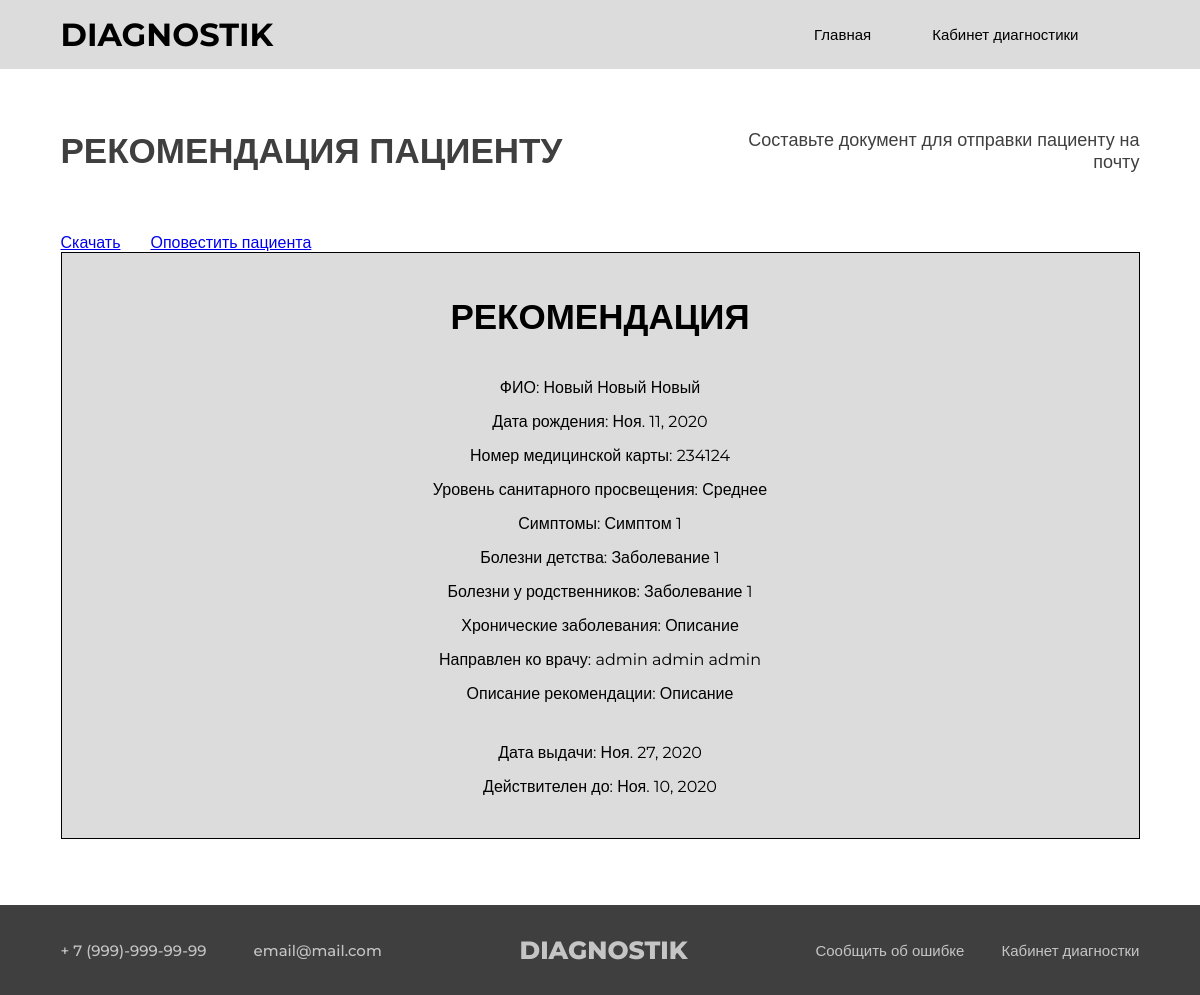
The page /patient/1/detail on the database its author committed.
### app/models.py (models this page shows, shortened)
class Patient(models.Model):
    surname_patient             = models.CharField(max_length=50, verbose_name='Фамилия пациента', null=True, blank=True)
    name_patient                = models.CharField(max_length=50, verbose_name='Имя пациента', null=True, blank=True)
    middlename_patient          = models.CharField(max_length=50, verbose_name='Отчество пациента', null=True, blank=True)
    email                       = models.EmailField(verbose_name='Почта', max_length=254, null=True, blank=True)
    birthday_patient            = models.DateField(max_length=50, verbose_name='День рождение пациента', null=True, blank=True)
    gender_patient              = models.CharField(max_length=50, verbose_name='Пол пациента', null=True, blank=True)
    enlightenment_patient       = models.CharField(max_length=50, verbose_name='Санитарное просвящение пациента', null=True, blank=True)
    number_of_medical_card      = models.CharField(max_length=50, verbose_name='Номер медицинской карты', null=True, blank=True)
    symptoms_patient            = models.ManyToManyField('Symptom', verbose_name="Симптомы", related_name = 'symptoms_patient' , blank=True)
    childhood_diseases          = models.ManyToManyField('Disease', verbose_name="Болезни детства", related_name = 'childhood_diseases', blank=True)
    relatives_diseases          = models.ManyToManyField('Disease', verbose_name="Болезни у родственников", related_name = 'relatives_diseases', blank=True)
    chronic_disease             = models.CharField(max_length=250, verbose_name='Хронические заболевания', null=True)
    description_recommendation  = models.CharField(max_length=200, verbose_name='Описание рекомендации',default="-", null=True, blank=True)
    date_recommendation         = models.DateField(max_length=50, verbose_name='Дата выдачи рекомендации', null=True, blank=True)
    period_recommendation       = models.DateField( verbose_name='Период времени', null=True, blank=True)
    fk_account                  = models.ForeignKey(Account, on_delete = models.DO_NOTHING, verbose_name = 'Врач', null=True)
    class Meta:
        verbose_name            = "Пациент"
        verbose_name_plural     = "Пациенты"

class Symptom(models.Model):
    name_symptom            = models.CharField(max_length=50, verbose_name='Наименование симптома', null=False)
    description_symptom     = models.CharField(max_length=200, verbose_name='Описание симптома', null=False)
    class Meta:
        verbose_name            = "Симптом"
        verbose_name_plural     = "Симптомы"

class Disease(models.Model):
    name_disease                                = models.CharField(max_length=50, verbose_name='Наименование заболевания', null=False)
    description_disease                         = models.TextField(verbose_name='Описание заболевания', null=False)
    number_of_patients                          = models.IntegerField(verbose_name='Количество заболевших', null=True, default=0)
    symptoms                                    = models.ManyToManyField(Symptom, verbose_name="Симптом", related_name='diseases')
    status_genetic_predisposition               = models.BooleanField( verbose_name='Наличие генетических предрасположенностей', default=False)
    description_genetic_predisposition          = models.TextField(verbose_name='Описание генетической предрасположенности', null=True, blank=True, default='-')
    class Meta:
        verbose_name            = "Заболевание"
        verbose_name_plural     = "Заболевания"

### account/models.py (models this page shows, shortened)
class Account(AbstractBaseUser):
    username            = models.CharField(max_length=30, unique=True, verbose_name='Логин')
    surname_doctor      = models.CharField(max_length=50, verbose_name='Фамилия врача', null=True)
    name_doctor         = models.CharField(max_length=50, verbose_name='Имя врача', null=True)
    middlename_doctor   = models.CharField(max_length=50, verbose_name='Отчество врача', null=True)
    date_joined         = models.DateTimeField(max_length=50, verbose_name='Дата регистраци', null=True, auto_now_add=True)
    last_login          = models.DateTimeField(max_length=50, verbose_name='Дата последнего входа', null=True, auto_now=True)
    positions_doctor    = models.ForeignKey(Positions, on_delete = models.DO_NOTHING, verbose_name = 'Должность', null=True)
    diseases            = models.ManyToManyField(to='app.Disease', verbose_name="Заболевания", blank='True')
    is_staff            = models.BooleanField(verbose_name='Доктор-администратор',default = False)
    is_admin            = models.BooleanField(default = False)
    is_active           = models.BooleanField(default = True)
    is_superuser        = models.BooleanField(default = False)
    USERNAME_FIELD = 'username'
    REQUIRED_FIELDS = ['surname_doctor', 'name_doctor', 'middlename_doctor']
    objects = MyAccountManager()
    def __str__(self):
        return self.surname_doctor + ' ' + self.name_doctor + ' ' + self.middlename_doctor
    class Meta:
        verbose_name = "Аккаунт"
        verbose_name_plural = "Аккаунты"

### app/views.py (the view)
# urls.py: path('patient/<int:pk>/detail', views.patientDetailView.as_view(), name='patient_detail'),
class patientDetailView(DetailView):
    model = Patient
    form_class = PatientForm
    template_name = 'app/result_patient.html'
    context_object_name = 'patient'

### app/templates/app/result_patient.html (shortened to what this page needs)
{% extends 'app/BASE.html' %} {% load static %} {% block title %}Результат диагностики{% endblock %} {% block content %}
<section class="title">
    <div class="all_container">
        <div class="title_inner">
            <h1 class="name">РЕКОМЕНДАЦИЯ ПАЦИЕНТУ</h1>
            <h2 class="subname">Составьте документ для отправки пациенту на почту</h2>
        </div>
    </div>
</section>
<form action="" method="POST">
    <section class="main">
        <div class="all_container">
            <div class="all_links">
                <a class="all_link" href="{% url 'export_users_xls' patient.pk  %}">Скачать</a>
                <a class="all_link" href="{% url 'inform' patient.pk  %}">Оповестить пациента</a>
            </div>
            <div class="result_block">
                <div class="result_inner">
                    <p class="result_title">РЕКОМЕНДАЦИЯ</p>
                    <div class="result_subtitles">
                        <p class="result_subtitle">ФИО: {{ patient.surname_patient}} {{ patient.name_patient}} {{ patient.middlename_patient}}</p>
                        <p class="result_subtitle">Дата рождения: {{ patient.birthday_patient}}</p>
                        <p class="result_subtitle">Номер медицинской карты: {{ patient.number_of_medical_card}}</p>
                        <p class="result_subtitle">Уровень санитарного просвещения: {{ patient.enlightenment_patient}}</p>
                        <p class="result_subtitle">Симптомы: {% for s in patient.symptoms_patient.all %} {{ s.name_symptom}} {% endfor %}</p>
                        <p class="result_subtitle">Болезни детства: {% for s in patient.childhood_diseases.all %} {{ s.name_disease}} {% endfor %}</p>
                        <p class="result_subtitle">Болезни у родственников: {% for s in patient.relatives_diseases.all %} {{ s.name_disease}} {% endfor %}</p>
                        <p class="result_subtitle">Хронические заболевания: {{patient.chronic_disease}}</p>
                        <p class="result_subtitle">Направлен ко врачу: {{patient.fk_account}}</p>
                        <p class="result_subtitle">Описание рекомендации: {{patient.description_recommendation}}</p>
                        <p class="result_subtitle date">Дата выдачи: {{patient.date_recommendation}}</p>
                        <p class="result_subtitle">Действителен до: {{patient.period_recommendation}}</p>
                    </div>
                </div>
            </div>
        </div>
    </section>
</form>
{% endblock %}

### app/static/app/css/style_diagnost.css (style rules this page uses)
* { margin: 0; padding: 0; -webkit-box-sizing: border-box; box-sizing: border-box; font-family: "Montserrat", sans-serif; }
.main { margin-bottom: 66px; }
.title { margin-top: 60px; margin-bottom: 60px; }
.all_container { max-width: 1079px; width: 100%; margin: 0 auto; }
.title_inner { display: -webkit-box; display: -ms-flexbox; display: flex; -webkit-box-pack: justify; -ms-flex-pack: justify; justify-content: space-between; }
.name { font-weight: 600; font-size: 35px; line-height: 43px; color: #3f3f3f; }
.subname { width: 393px; font-weight: 500; font-size: 18px; line-height: 22px; text-align: right; color: #3f3f3f; }
.result_block { position: relative; text-align: center; background: #DCDCDC; border: 1px solid #000000; }
.result_inner { padding: 42px 200px; }
.result_title { font-family: sans-serif; margin-bottom: 40px; font-weight: 600; font-size: 35px; line-height: 43px; color: #000000; }
.result_subtitle { margin-bottom: 15px; }
.result_subtitle.date { margin-top: 40px; }
.result_subtitle:last-child { margin-bottom: 0; }
.all_links { display: -webkit-box; display: -ms-flexbox; display: flex; }
.all_link { margin-right: 30px; }
.all_link:last-child { margin-right: 0; }

### rows shown on the page
Patient: surname_patient "Новый", name_patient "Новый", middlename_patient "Новый", birthday_patient "Ноя. 11, 2020", number_of_medical_card "234124", enlightenment_patient "Среднее", chronic_disease "Описание", fk_account "admin admin admin", description_recommendation "Описание", date_recommendation "Ноя. 27, 2020", period_recommendation "Ноя. 10, 2020"
Symptom: name_symptom "Симптом 1"
Disease: name_disease "Заболевание 1"
